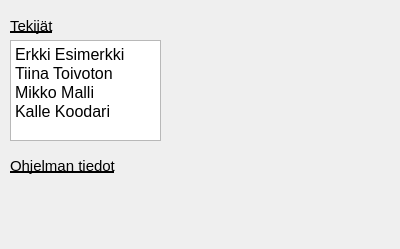
<?xml version="1.0" encoding="UTF-8"?>
<ui version="4.0">
 <class>makersDialog</class>
 <widget class="QDialog" name="makersDialog">
  <property name="geometry">
   <rect>
    <x>0</x>
    <y>0</y>
    <width>400</width>
    <height>249</height>
   </rect>
  </property>
  <property name="windowTitle">
   <string>Dialog</string>
  </property>
  <widget class="QLabel" name="makersLabel">
   <property name="geometry">
    <rect>
     <x>10</x>
     <y>10</y>
     <width>81</width>
     <height>31</height>
    </rect>
   </property>
   <property name="font">
    <font>
     <pointsize>11</pointsize>
     <weight>50</weight>
     <bold>false</bold>
     <underline>true</underline>
    </font>
   </property>
   <property name="text">
    <string>Tekijät</string>
   </property>
  </widget>
  <widget class="QTextBrowser" name="makersTextBrowser">
   <property name="geometry">
    <rect>
     <x>10</x>
     <y>40</y>
     <width>151</width>
     <height>101</height>
    </rect>
   </property>
   <property name="html">
    <string>&lt;!DOCTYPE HTML PUBLIC &quot;-//W3C//DTD HTML 4.0//EN&quot; &quot;http://www.w3.org/TR/REC-html40/strict.dtd&quot;&gt;
&lt;html&gt;&lt;head&gt;&lt;meta name=&quot;qrichtext&quot; content=&quot;1&quot; /&gt;&lt;style type=&quot;text/css&quot;&gt;
p, li { white-space: pre-wrap; }
&lt;/style&gt;&lt;/head&gt;&lt;body style=&quot; font-family:'MS Shell Dlg 2'; font-size:8.25pt; font-weight:400; font-style:normal;&quot;&gt;
&lt;p style=&quot; margin-top:0px; margin-bottom:0px; margin-left:0px; margin-right:0px; -qt-block-indent:0; text-indent:0px;&quot;&gt;&lt;span style=&quot; font-size:12pt;&quot;&gt;Erkki Esimerkki&lt;/span&gt;&lt;/p&gt;
&lt;p style=&quot; margin-top:0px; margin-bottom:0px; margin-left:0px; margin-right:0px; -qt-block-indent:0; text-indent:0px;&quot;&gt;&lt;span style=&quot; font-size:12pt;&quot;&gt;Tiina Toivoton&lt;/span&gt;&lt;/p&gt;
&lt;p style=&quot; margin-top:0px; margin-bottom:0px; margin-left:0px; margin-right:0px; -qt-block-indent:0; text-indent:0px;&quot;&gt;&lt;span style=&quot; font-size:12pt;&quot;&gt;Mikko Malli&lt;/span&gt;&lt;/p&gt;
&lt;p style=&quot; margin-top:0px; margin-bottom:0px; margin-left:0px; margin-right:0px; -qt-block-indent:0; text-indent:0px;&quot;&gt;&lt;span style=&quot; font-size:12pt;&quot;&gt;Kalle Koodari&lt;/span&gt;&lt;/p&gt;&lt;/body&gt;&lt;/html&gt;</string>
   </property>
  </widget>
  <widget class="QLabel" name="makersPrgrInfoLabel">
   <property name="geometry">
    <rect>
     <x>10</x>
     <y>150</y>
     <width>121</width>
     <height>31</height>
    </rect>
   </property>
   <property name="font">
    <font>
     <pointsize>11</pointsize>
     <weight>50</weight>
     <bold>false</bold>
     <underline>true</underline>
    </font>
   </property>
   <property name="text">
    <string>Ohjelman tiedot</string>
   </property>
  </widget>
 </widget>
 <resources/>
 <connections/>
</ui>
